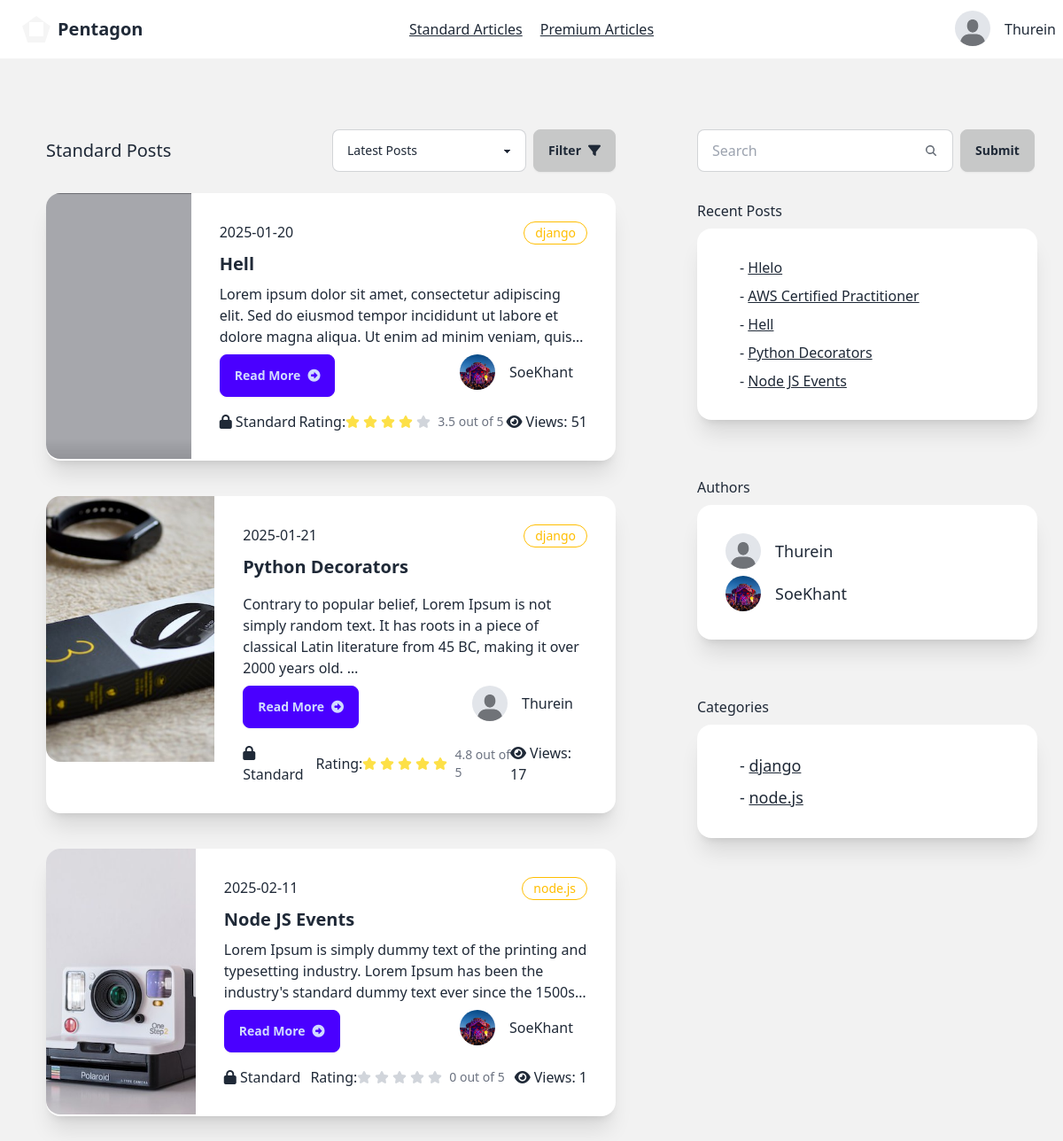
Page /reader/standard-posts/ (signed in) on the committed database.
### account/models.py (models this page shows, shortened)
class AccountStatus(models.Model):
    is_verified=models.BooleanField(default=False)
    profile=models.ImageField(max_length=100, blank=True,default="account/default.jpeg",null=True,upload_to="media/account")
    user=models.ForeignKey(User, on_delete=models.CASCADE,related_name="account_status")
    rank=models.CharField(max_length=20,blank=True, default="Silver")
    created_at=models.DateTimeField(auto_now=True)

### writer/models.py (models this page shows, shortened)
class Article(models.Model):
    CATEGORY_CHOICES = [
        ('flutter', 'Flutter'),
        ('react-native', 'React Native'),
        ('node.js', 'Node.JS'),
        ('spring-boot','Spring Boot'),
        ('laravel','Laravel'),
        ('django',"Django"),
        ('aws',"AWS"),
        ('web-development','Web Development'),
        ('mobile-development','Mobile Development'),
        ('cloud','Cloud Architect')
    ]
    title=models.CharField(max_length=100)
    content=models.TextField(
        validators=[
            MinLengthValidator(40, message="Content must be at least 40 characters long.")
        ]
    )
    author=models.ForeignKey(User, on_delete=models.CASCADE)
    view_count = models.PositiveIntegerField(default=0)
    posted_at=models.DateTimeField(auto_now_add=True)
    is_premium=models.BooleanField(default=False)
    is_standard=models.BooleanField(default=False)
    photo=models.ImageField(default='article/default.jpeg', blank=True, null=True,upload_to="article/")
    category = models.CharField(
        max_length=20,
        choices=CATEGORY_CHOICES,
        default='web-development',
        blank=False,
        null=False
    )
    def get_rating(self):
        reviews = self.article_review.all()
        if reviews:
            total_rating = sum(review.rating for review in reviews)
            return total_rating / len(reviews)
        else:
            return 0
    def get_author_name(self):
        return self.author.username
    def get_account_status(self):
        try:
            return self.author.account_status.first()
        except AccountStatus.DoesNotExist:
            return None
    def __str__(self):
        return self.title

class ArticleReview(models.Model):
    article=models.ForeignKey(Article, on_delete=models.CASCADE,related_name="article_review")
    user=models.ForeignKey(User, on_delete=models.CASCADE, related_name="article_reviewer")
    comment=models.TextField(blank=True, null=True)
    rating=models.FloatField(default=0,blank=True, null=True)
    posted_at=models.DateTimeField(auto_now_add=True)

class RecentArticle(models.Model):
    user=models.ForeignKey(User, on_delete=models.CASCADE)
    article=models.ForeignKey(Article, on_delete=models.CASCADE)
    created_at=models.DateTimeField(auto_now=True)

### reader/views.py (the view, shortened to what this page needs)
# urls.py: path('standard-posts/',views.standard_posts,name="standard-posts"),
@login_required(login_url="sign-in")
def standard_posts(request):
    try:
        sub_user=Subscription.objects.get(user=request.user,is_active=True)
    except Subscription.DoesNotExist:
        return redirect("subscription-locked")
    if sub_user.subscription_plan == 'Premium' or 'Standard':
        articles=Article.objects.filter(is_standard=True)
        article_standard_authors=Article.objects.filter(is_standard=True).values('author')
        article_categories=Article.objects.filter(is_standard=True).values("category").distinct()
        accounts=AccountStatus.objects.filter(user__in=article_standard_authors)
        recent_articles=RecentArticle.objects.filter(user=request.user).select_related("article").order_by("-created_at")[:5]
        query=request.GET.get("search","")
        context={
            "articles":articles,
            "accounts":accounts,
            "account_status":get_account_status(request),
            "recent_articles":recent_articles,
            "categories":article_categories
        }
        return render(request, "reader/standard-posts.html", context)
    else:
        return redirect("subscription-locked")

### reader/views.py (called while the page is built)
def get_account_status(request):
    account_status = AccountStatus.objects.get(user=request.user)
    return account_status

### reader/templates/reader/standard-posts.html (shortened to what this page needs)
{% extends "reader/base.html" %}
{% block content %}
<div class=" bg-base-200 min-h-screen flex w-100">
  <div class="grid grid-cols-8 gap-2 ">
      <div class="col-start-1 col-span-5 mt-12 mx-5">
          <div class="card">
              <div class="card-body">
                 <div class="flex justify-between items-center">
                  <p class="text-xl">Standard Posts</p>
                  <div class="flex w-80">
                    <select id="postFilter" class="select select-bordered w-full max-w-xs ">
                      <option  selected>Latest Posts</option>
                    </select>
                    <button id="applyFilterBtn" class="btn btn-active ml-2">Filter <i class="fa-solid fa-filter"></i></button>
                  </div>
                 </div>
                  {% for article in articles %}
        <div class="card card-side bg-base-100 shadow-xl my-4">
          <figure class="w-11/12 h-5/6">
              <img
                style="min-height:300px;"
                src="{{article.photo.url}}"
                alt="Movie" />
            </figure>
          <div class="card-body">
            <div class="flex">
              <p>{{article.posted_at|date:'Y-m-d'}}</p>
              <div class="badge badge-warning badge-outline p-3">{{article.category}}</div>
            </div>
            <h2 class="card-title font-bold">{{article.title}}</h2>
            <p class="line-clamp-3">{{article.content|safe|truncatewords:30}}</p>
            <div class="card-actions justify-between">
              <a href="{% url 'post-detail' article.id %}" class="btn btn-primary"> Read More<i class="fa-solid fa-circle-right"></i></a>
              <div>
                  <div class="flex-row flex items-center">
                      <div class="avatar">
                          <div class="w-10 rounded-full">
                              <img
                              style="object-fit: cover;width:100%;height:100%"
                              alt="Tailwind CSS Navbar component"
                              src="{{article.get_account_status.profile.url}}" />
                          </div>
                        </div>
                        <h2 class="mx-4">{{article.get_author_name}}</h2>
                  </div>
              </div>
            </div>
            <div class="flex justify-between items-center mt-2">
              <div>
                  {% if article.is_premium %}
                  <i class="fa-solid fa-crown text-warning"></i>
                  Premium
                  {% elif article.is_standard %}
                  <i class="fa-solid fa-lock"></i>
                  Standard
                  {% else %}
                  <i class="fa-solid fa-lock-open"></i>
                  Free
                  {% endif %}
              </div>
              <div class="flex items-center">
                Rating:
                <div class="flex">
                </div>
                <div class="">
                  <p class="ms-1 text-sm font-medium text-gray-500 dark:text-gray-400">{{article.get_rating}} out of 5</p>
                </div>
              </div>
              <div class="">
                  <i class="fa-solid fa-eye mr-1"></i>Views:
                 {{article.view_count}}
              </div>
            </div>
          </div>
        </div>
        {% endfor %}
              </div>
          </div>
      </div>
      <div class="col-start-6 col-span-2 mt-20">
          <div class="flex-row">
            <div class="ml-8">
              <form action="" class="flex" method="get">
                <label class="input input-bordered flex items-center gap-2">
                  <input type="text" class="grow" name="search" placeholder="Search" />
                  <svg
                    xmlns="http://www.w3.org/2000/svg"
                    viewBox="0 0 16 16"
                    fill="currentColor"
                    class="h-4 w-4 opacity-70">
                    <path
                      fill-rule="evenodd"
                      d="M9.965 11.026a5 5 0 1 1 1.06-1.06l2.755 2.754a.75.75 0 1 1-1.06 1.06l-2.755-2.754ZM10.5 7a3.5 3.5 0 1 1-7 0 3.5 3.5 0 0 1 7 0Z"
                      clip-rule="evenodd" />
                  </svg>
                </label>
                <input type="submit" value="Submit" class="btn btn-active ml-2">
              </form>
            </div>
            <div class="card">
              <div class="card-body">
                  Recent Posts
                  <div class="card bg-base-100 w-96 shadow-xl">
                      <div class="card-body">
                         {% for article in recent_articles %}
                         <div class="flex-row flex items-center">
                               <h2 class="mx-4">- <a href="{% url 'post-detail' article.article.id %}" class="link">{{article.article}}</a></h2>
                         </div>
                         {% endfor %}
                      </div>
                    </div>
                </div>
              </div>
            <div class="card">
              <div class="card-body">
                  Authors
                  <div class="card bg-base-100 w-96 shadow-xl">
                      <div class="card-body">
                         {% for account in accounts %}
                         <div class="flex-row flex items-center">
                          <div class="avatar">
                              <div class="w-10 rounded-full">
                                <img src="{{account.profile.url}}" />
                              </div>
                            </div>
                               <h2 class="mx-4 text-lg">{{account.user.username}}</h2>
                         </div>
                         {% endfor %}
                      </div>
                    </div>
                </div>
              </div>
              <div class="card">
                <div class="card-body">
                    Categories
                    <div class="card bg-base-100 w-96 shadow-xl">
                        <div class="card-body">
                           {% for category in categories %}
                           <div class="flex-row flex items-center">
                                 <h2 class="mx-4 text-lg">- <a href="{% url 'category' category.category  %}" class="link">{{category.category}}</a></h2>
                           </div>
                           {% endfor %}
                        </div>
                      </div>
                  </div>
                </div>
          </div>
          </div>
      </div>
</div>
{% endblock  %}

### reader/templates/reader/base.html (shortened to what this page needs)
{% load static %}
<!DOCTYPE html>
<html lang="en">
<head>
    <link href="https://cdn.jsdelivr.net/npm/daisyui@latest/dist/full.min.css" rel="stylesheet" type="text/css" />
    <link href="{% static 'fontawesomefree/css/fontawesome.css' %}" rel="stylesheet" type="text/css">
    <link href="{% static 'fontawesomefree/css/brands.css' %}" rel="stylesheet" type="text/css">
    <link href="{% static 'fontawesomefree/css/solid.css' %}" rel="stylesheet" type="text/css">
</head>
<body>
    <div class="navbar bg-base-100">
        <div class="navbar-start">
          <a href="{% url 'home' %}" class="btn btn-ghost text-xl"><div class="mask mask-pentagon w-8 h-8 border-8 border-neutral-100	"></div>Pentagon</a>
        </div>
        <div class="navbar-center gap-5">
            <a id="standard" href="{% url 'standard-posts' %}" class=" link ">Standard Articles</a>
            <a  href="{% url 'premium-posts' %}" class="link">Premium Articles</a>
          </div>
        <div class="navbar-end gap-3">
          {% if user.is_authenticated %}
          <div class="dropdown dropdown-end">
            <div tabindex="0" role="button" class="btn btn-ghost btn-circle avatar">
              <div class="w-10 rounded-full">
                <img
                  style="object-fit: contain;width:100%;height:100%"
                  alt="Tailwind CSS Navbar component"
                  src="{{account_status.profile.url}}" />
              </div>
            </div>
          </div>
          {{user}}
          {% else %}
          <a href="{% url 'sign-up' %}" class="btn">Sign Up</a>
          <a href="{% url 'sign-in' %}" class="btn">Sign In</a>
          {% endif %}
        </div>
       </div>
    {% block content %}
    {% endblock  %}
    <script src="https://cdn.tailwindcss.com"></script>
</body>
</html>

### rows in the picture
AccountStatus: profile (placeholder picture), user.username "Thurein"
Article: photo (picture), posted_at "2025-01-20", category "django", title "Hell", content "Lorem ipsum dolor sit amet, consectetur adipiscing elit. Sed do eiusmod tempor incididunt ut labore et dolore magna aliqua. Ut enim ad minim veniam,…", get_account_status.profile (picture), get_author_name "SoeKhant", is_premium False (drawn), get_rating "3.5", view_count "51"
Article: photo (picture), posted_at "2025-01-21", category "django", title "Python Decorators", content "Contrary to popular belief, Lorem Ipsum is not simply random text. It has roots in a piece of classical Latin literature from 45 BC, making it over 2000 years old. …", get_account_status.profile (placeholder picture), get_author_name "Thurein", is_premium False (drawn), get_rating "4.8", view_count "17"
Article: photo (picture), posted_at "2025-02-11", category "node.js", title "Node JS Events", content "Lorem Ipsum is simply dummy text of the printing and typesetting industry. Lorem Ipsum has been the industry's standard dummy text ever since the…", get_account_status.profile (picture), get_author_name "SoeKhant", is_premium False (drawn), get_rating "0", view_count "1"
RecentArticle: article "Hlelo"
RecentArticle: article "AWS Certified Practitioner"
RecentArticle: article "Hell"
RecentArticle: article "Python Decorators"
RecentArticle: article "Node JS Events"
AccountStatus: profile (picture), user.username "SoeKhant"

### other values in the picture
{{ user }} "Thurein"
{{ category.category }} "django" "node.js"
